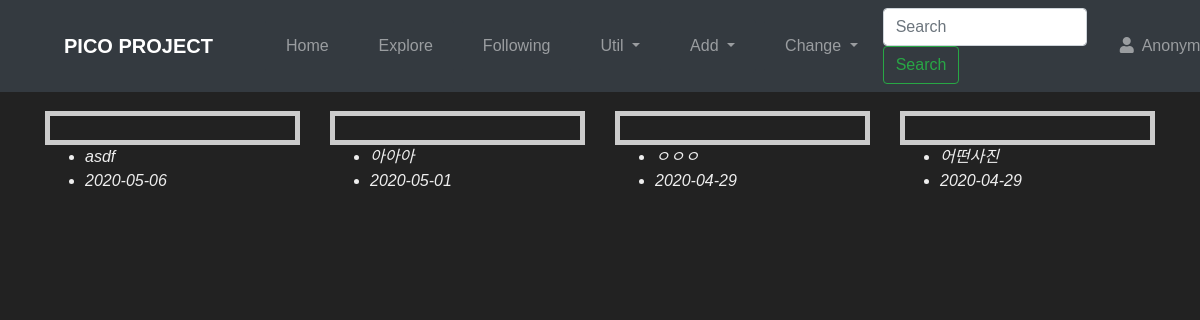
/explore/, run on the app's committed database.
### photo/models.py (models this page shows, shortened)
class Photo(models.Model):
    title = models.CharField('TITLE', max_length=30)
    description = models.TextField('Photo Description', blank=True)
    tags = TaggableManager(blank=True)
    PICOIN = models.PositiveIntegerField(default=0, verbose_name='PICOIN')
    image = models.ImageField('IMAGE', upload_to='SorlPhoto/%Y')
    upload_dt = models.DateTimeField('Upload Date', auto_now_add=True)
    owner = models.ForeignKey(User, on_delete=models.CASCADE, verbose_name='OWNER', blank=True, null=True)
    class Meta:
        ordering = ('-upload_dt', )
    def get_absolute_url(self):
        return reverse('photo:photo_detail', args=(self.id,))

### photo/views.py (the view)
# urls.py: path('', views.PhotoLV.as_view(), name='index'),
class PhotoLV(ListView):
    model = Photo

### photo/templates/photo/photo_list.html (shortened to what this page needs)
{% extends "base.html" %}
{% load sorl_thumbnail %}
{% block content %}
    <div class="row">
        {% for photo in object_list|slice:":5" %}
        <div class="col-md-3 mb-5">
            <div class="tumbnail">
            </div>
            <ul>
                <li class="font-italic">{{ photo.title }}</li>
                <li class="font-italic">{{ photo.upload_dt|date:"Y-m-d" }}</li>
            </ul>
        </div>
        {% endfor %}
    </div>
{% endblock %}

### photo/templates/photo/photo_list.html (style rules this page uses)
.tumbnail { border:5px solid #ccc; }

### data on the page
Photo: title "asdf", upload_dt "2020-05-06"
Photo: title "아아아", upload_dt "2020-05-01"
Photo: title "ㅇㅇㅇ", upload_dt "2020-04-29"
Photo: title "어떤사진", upload_dt "2020-04-29"
